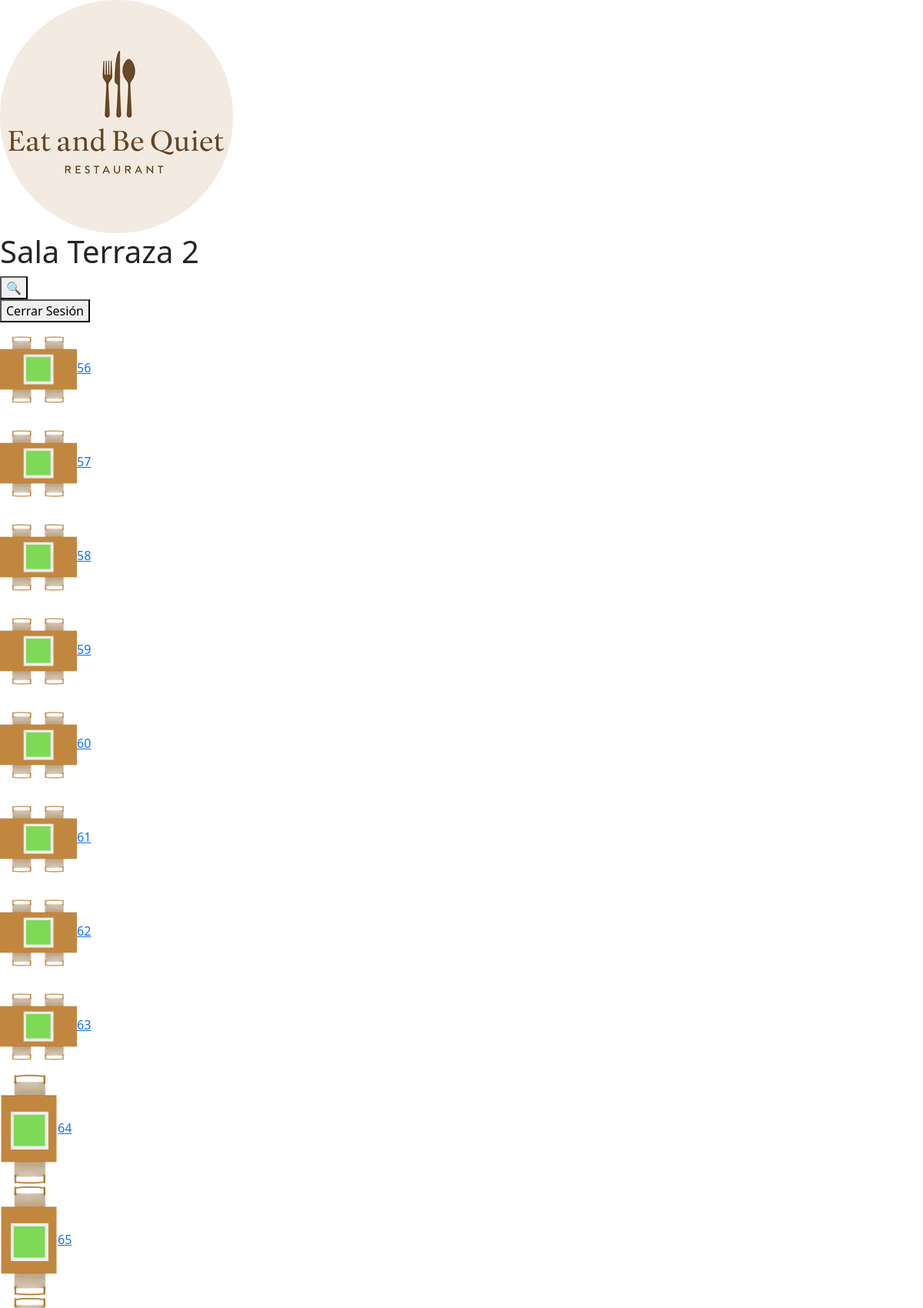
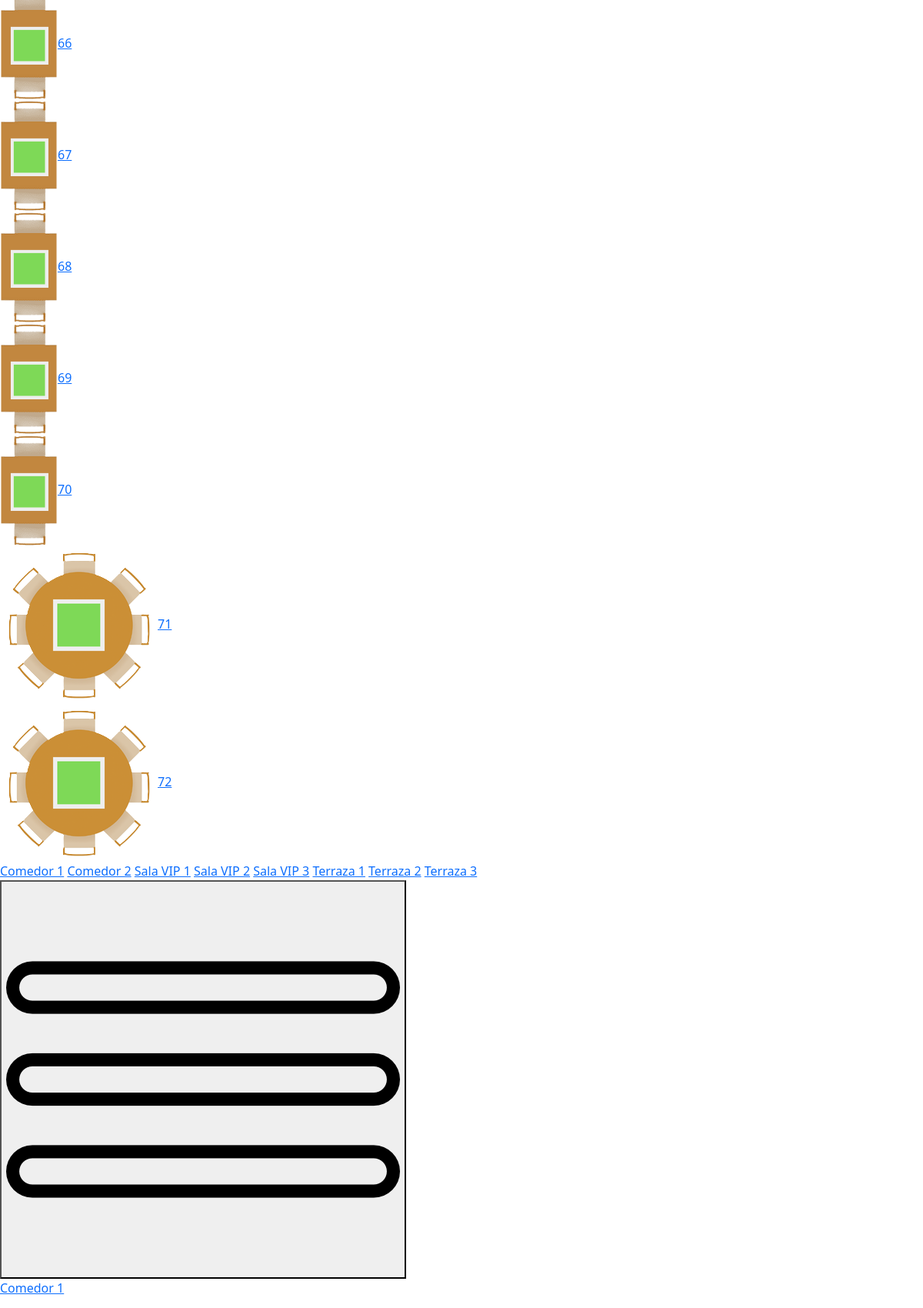
The page /view/sala-terraza-2.php (signed in, upper part) on the database its author committed (2 pictures, top to bottom).
### tables this page shows
CREATE TABLE IF NOT EXISTS tbl_mesas (
    id_mesa INT AUTO_INCREMENT PRIMARY KEY,
    id_sala INT NOT NULL,
    num_sillas INT NOT NULL,
    estado ENUM('libre','ocupada') DEFAULT 'libre',
    tipo_mesa ENUM('cuadrada','rectangular','redonda','especial') NOT NULL
);

### view/sala-terraza-2.php (the view, shortened to what this page needs)
<!DOCTYPE html>
<html lang="en">
<head>
    <link href="https://cdn.jsdelivr.net/npm/bootstrap@5.3.8/dist/css/bootstrap.min.css" rel="stylesheet">
    <link rel="stylesheet/less" type="text/css" href="../estilos/estilos_salas.less" />
</head>
<body class="terraza">
    <div class="header">
        <img src="../media/Logo.png" alt="No se ha podido cargar la imagen">
        <h1>Sala Terraza 2</h1>
        <div>
            <form action="historial.php" method="get">
                <button type="submit" class="btn-buscar">&#128269;</button>
            </form>
            <form action="./logout.php" method="post">
                <button type="submit" class="btn-cerrar-sesion">Cerrar Sesión</button>
            </form>
        </div>
    </div>
    <div class="content">
            <div class="left">
                <div class="section-1">
                    <?php
                        include_once "../conexion/conexion.php";
                        try {
                            $sql = "SELECT * FROM tbl_mesas WHERE id_sala = 7 AND tipo_mesa = 'rectangular'";
                            $stmt = $conn->query($sql);
                            $resultados = $stmt->fetchAll(PDO::FETCH_ASSOC);
                            $i = 1;
                            foreach($resultados as $mesa){
                                echo '<div class="mesa">';
                                echo '<form action="../index.php" method="POST">';
                                echo '<img src="../media/'. $mesa['tipo_mesa'] . '_' . $mesa['estado'] . '.png" alt="No se ha podido cargar la imagen" class="mesa-svg">';
                                if($mesa['estado'] == "ocupada"){
                                    echo '<a class="btn-mesa libre" id="' . $mesa['id_mesa'] . '" name="' . $mesa['id_sala'] . '">' . $mesa['id_mesa'] . '</a>';
                                } else if($mesa['estado'] == "libre"){
                                    echo '<a class="btn-mesa ocupada" id="' . $mesa['id_mesa'] . '" name="' . $mesa['id_sala'] . '">' . $mesa['id_mesa'] . '</a>';
                                }
                                echo '</form>';
                                echo '</div>';
                                $i++;
                                if($i > 8){
                                    break;
                                }
                            }
                        } catch (PDOException $e) {
                            echo "Error: " . $e->getMessage();
                        }
                    ?>
                </div>
                <div class="section-2">
                    <?php
                        include_once "../conexion/conexion.php";
                        try {
                            $sql2 = "SELECT * FROM tbl_mesas WHERE id_sala = 7 AND tipo_mesa = 'cuadrada'";
                            $stmt2 = $conn->query($sql2);
                            $resultados2 = $stmt2->fetchAll(PDO::FETCH_ASSOC);
                            $i = 1;
                            foreach($resultados2 as $mesa){
                                echo '<div class="mesa">';
                                echo '<form action="../index.php" method="POST">';
                                echo '<img src="../media/'. $mesa['tipo_mesa'] . '_' . $mesa['estado'] . '.png" alt="No se ha podido cargar la imagen" class="mesa-svg">';
                                if($mesa['estado'] == "ocupada"){
                                    echo '<a class="btn-mesa libre" id="' . $mesa['id_mesa'] . '" name="' . $mesa['id_sala'] . '">' . $mesa['id_mesa'] . '</a>';
                                } else if($mesa['estado'] == "libre"){
                                    echo '<a class="btn-mesa ocupada" id="' . $mesa['id_mesa'] . '" name="' . $mesa['id_sala'] . '">' . $mesa['id_mesa'] . '</a>';
                                }
                                echo '</form>';
                                echo '</div>';
                                $i++;
                                if($i > 7){
                                    break;
                                }
                            }
                        } catch (PDOException $e) {
                            echo "Error: " . $e->getMessage();
                        }
                    ?>
                </div>
            </div>
            <div class="section-3">
                <?php
                    include_once "../conexion/conexion.php";
                    try {
                        $sql3 = "SELECT * FROM tbl_mesas WHERE id_sala = 7 AND tipo_mesa = 'redonda'";
                        $stmt3 = $conn->query($sql3);
                        $resultados3 = $stmt3->fetchAll(PDO::FETCH_ASSOC);
                        $i = 1;
                        foreach($resultados3 as $mesa){
                            echo '<div class="mesa">';
                            echo '<form action="../index.php" method="POST">';
                            echo '<img src="../media/'. $mesa['tipo_mesa'] . '_' . $mesa['estado'] . '.png" alt="No se ha podido cargar la imagen" class="mesa-svg">';
                            if($mesa['estado'] == "ocupada"){
                                echo '<a class="btn-mesa libre" id="' . $mesa['id_mesa'] . '" name="' . $mesa['id_sala'] . '">' . $mesa['id_mesa'] . '</a>';
                            } else if($mesa['estado'] == "libre"){
                                echo '<a class="btn-mesa ocupada" id="' . $mesa['id_mesa'] . '" name="' . $mesa['id_sala'] . '">' . $mesa['id_mesa'] . '</a>';
                            }
                            echo '</form>';
                            echo '</div>';
                            $i++;
                            if($i > 2){
                                break;
                            }
                        }
                    } catch (PDOException $e) {
                        echo "Error: " . $e->getMessage();
                    }
                    ?>
            </div>
    </div>
    <div class="footer">
        <a href="./sala.php">Comedor 1</a>
        <a href="./sala-2.php">Comedor 2</a>
        <a href="./sala-vip-1.php">Sala VIP 1</a>
        <a href="./sala-vip-2.php">Sala VIP 2</a>
        <a href="./sala-vip-3.php">Sala VIP 3</a>
        <a href="./sala-terraza-1.php">Terraza 1</a>
        <a href="./sala-terraza-2.php">Terraza 2</a>
        <a href="./sala-terraza-3.php">Terraza 3</a>
    </div>
    <div class="footer-2" id="footer-2">
        <button class="btn-desplegable" id="btn-desplegable"><img src="../media/menu.png" alt=""></button>
        <div class="desplegable" id="desplegable">
            <div>
                <a href="./sala.php">Comedor 1</a><br><br><br>
                <a href="./sala-2.php">Comedor 2</a><br><br><br>
                <a href="./sala-vip-1.php">Sala VIP 1</a><br><br><br>
                <a href="./sala-vip-2.php">Sala VIP 2</a><br><br><br>
            </div>
        </div>
    </div>
</body>
</html>

### rows shown on the page
tbl_mesas: tipo_mesa+estado (picture), id_mesa "56"
tbl_mesas: tipo_mesa+estado (picture), id_mesa "57"
tbl_mesas: tipo_mesa+estado (picture), id_mesa "58"
tbl_mesas: tipo_mesa+estado (picture), id_mesa "59"
tbl_mesas: tipo_mesa+estado (picture), id_mesa "60"
tbl_mesas: tipo_mesa+estado (picture), id_mesa "61"
tbl_mesas: tipo_mesa+estado (picture), id_mesa "62"
tbl_mesas: tipo_mesa+estado (picture), id_mesa "63"
tbl_mesas: tipo_mesa+estado (picture), id_mesa "64"
tbl_mesas: tipo_mesa+estado (picture), id_mesa "65"
tbl_mesas: tipo_mesa+estado (picture), id_mesa "66"
tbl_mesas: tipo_mesa+estado (picture), id_mesa "67"
tbl_mesas: tipo_mesa+estado (picture), id_mesa "68"
tbl_mesas: tipo_mesa+estado (picture), id_mesa "69"
tbl_mesas: tipo_mesa+estado (picture), id_mesa "70"
tbl_mesas: tipo_mesa+estado (picture), id_mesa "71"
tbl_mesas: tipo_mesa+estado (picture), id_mesa "72"
